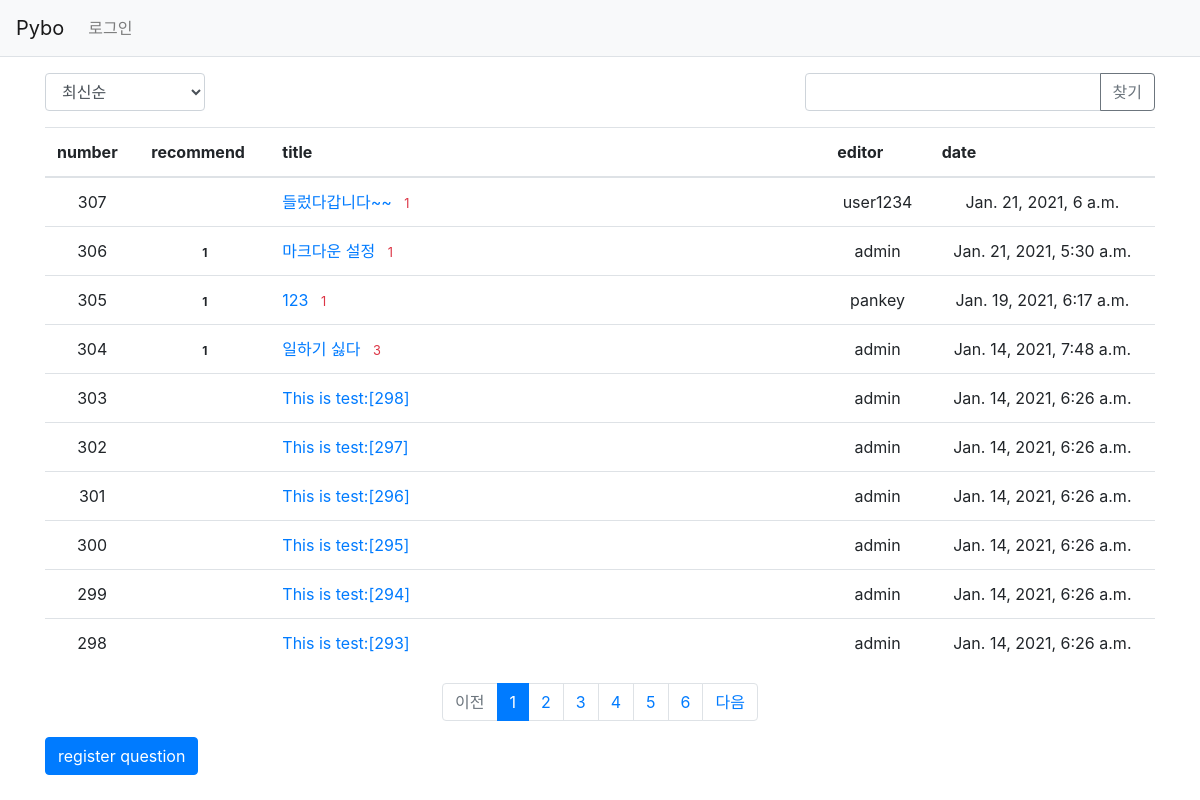
Screenshot of /pybo/ with the database file from the repository.
### pybo/models.py (models this page shows, shortened)
class Question(models.Model):
    author = models.ForeignKey(User, on_delete=models.CASCADE, related_name='author_question')
    subject = models.CharField(max_length=200)
    content = models.TextField()
    modify_date = models.DateTimeField(null=True, blank=True)
    create_date = models.DateTimeField()
    voter = models.ManyToManyField(User, related_name='voter_question')

### pybo/views/base_views.py (the view, shortened to what this page needs)
# urls.py: path('', base_views.index, name='index'),
def index(request):
    page = request.GET.get('page', '1')  # 페이지
    kw = request.GET.get('kw', '')
    so = request.GET.get('so', 'recent')
    if so == 'recommend':
        question_list = Question.objects.annotate(num_voter=Count('voter')).order_by('-num_voter', '-create_date')
    elif so == 'popular':
        question_list = Question.objects.annotate(num_answer=Count('answer')).order_by('-num_answer', '-create_date')
    else: # recent
        question_list = Question.objects.order_by('-create_date')
    paginator = Paginator(question_list, 10)  # 페이지당 10개씩 보여주기
    page_obj = paginator.get_page(page)
    context = {'question_list': page_obj, 'page': page, 'kw': kw, 'so': so}
    return render(request, 'pybo/question_list.html', context)

### pybo/templatetags/pybo_filter.py (called while the page is built)
@register.filter
def sub(value, arg):
    return value - arg

### templates/pybo/question_list.html (shortened to what this page needs)
{% extends 'base.html' %}
{% load pybo_filter %}
{% block content %}
<div class="container my-3">
	<div class="row justify-content-between my-3">
		<div class="col-2">
			<select class="form-control so">
				<option value="recent" {% if so == 'recent' %}selected{% endif %}>최신순</option>
			</select>
		</div>
		<div class="col-4 input-group">
			<input type="text" class="form-control kw" value="{{ kw|default_if_none:'' }}">
			<div class="input-group-append">
				<button class="btn btn-outline-secondary" type="button" id="btn_search">찾기</button>
			</div>
		</div>
	</div>
	<table class="table">
		<thead>
		<tr clsss="text-center thead-dark">
			<th>number</th>
			<th>recommend</th>
			<th style="width:50%">title</th>
			<th>editor</th>
			<th>date</th>
		</tr>
		</thead>
		<tbody>
		{% if question_list %}
		{% for question in question_list %}
		<tr class="text-center">
			<td>
				{{ question_list.paginator.count|sub:question_list.start_index|sub:forloop.counter0|add:1 }}
			</td>
			<td>
				{% if question.voter.all.count > 0 %}
				<span class="badge badge-warining px-2 py-1">{{ question.voter.all.count }}</span>
				{% endif %}
			</td>
			<td class="text-left">
				<a href="{% url 'pybo:detail' question.id %}">{{ question.subject }}</a>
				{% if question.answer_set.count > 0 %}
				<span class="text-danger small ml-2">{{ question.answer_set.count }}</span>
				{% endif %}
			</td>
			<td>{{ question.author.username }}</td>
			<td>{{ question.create_date }}</td>
		</tr>
		{% endfor %}
		{% else %}
		<tr>
			<td colspan="3"> Don't have question.</td>
		</tr>
		{% endif %}
		</tbody>
	</table>
	<ul class="pagination justify-content-center">
		{% if question_list.has_previous %}
		<li class="page-item">
			<a class="page-link" data-page="{{ question_list.previous_page_number }}">이전</a>
		</li>
		{% else %}
		<li class="page-item disabled">
			<a class="page-link" tabindex="-1" aria-disabled="true" href="#">이전</a>
		</li>
		{% endif %}
		{% for page_number in question_list.paginator.page_range %}
		{% if page_number >= question_list.number|add:-5 and page_number <= question_list.number|add:5 %}
			{% if page_number == question_list.number %}
			<li class="page-item active" aria-current="page">
				<a class="page-link" data-page="{{ page_number }}">{{ page_number }}</a>
			</li>
			{% else %}
			<li class="page-item">
				<a class="page-link" data-page="{{ page_number }}">{{ page_number }}</a>
			</li>
			{% endif %}
		{% endif %}
		{% endfor %}
		{% if question_list.has_next %}
		<li class="page-item">
			<a class="page-link" data-page="{{ question_list.next_page_number }}">다음</a>
		</li>
		{% else %}
		<li class="page-item disabled">
			<a class="page-link" tableindex="-1" aria-disabled="true" href="#">다음</a>
		</li>
		{% endif %}
	</ul>
	<a href="{% url 'pybo:question_create' %}" class="btn btn-primary">register question</a>
</div>
{% endblock %}

### templates/base.html (shortened to what this page needs)
{% load static %}
<!doctype html>
<html lang="ko">
<head>
	<link rel="stylesheet" type="text/css" href="{% static 'bootstrap.min.css' %}">
	<link rel="stylesheet" type="text/css" href="{% static 'style.css' %}">
</head>
<body>
{% include "navbar.html" %}
{% block content %}
{% endblock %}
</body>
</html>

### templates/navbar.html (shortened to what this page needs)
<nav class="navbar navbar-expand-lg navbar-light bg-light border-bottom">
	<a class="navbar-brand" href="{% url 'pybo:index' %}">Pybo</a>
	<div class="collapse navbar-collapse flex-grow-0" id="navbarNav">
		<ul class="navbar-nav">
			<li class="nav-item">
				{% if user.is_authenticated %}
				<a class="nav-link" href="{% url 'common:logout' %}">{{ user.username }} (로그아웃)</a>
				{% else %}
				<a class="nav-link" href="{% url 'common:login' %}">로그인</a>
				{% endif %}
			</li>
		</ul>
	</div>
</nav>

### rows the page displays
Question: paginator.count|sub "307", subject "들렀다갑니다~~", answer_set.count "1", author.username "user1234", create_date "Jan. 21, 2021, 6 a.m."
Question: paginator.count|sub "306", voter.all.count "1", subject "마크다운 설정", answer_set.count "1", author.username "admin", create_date "Jan. 21, 2021, 5:30 a.m."
Question: paginator.count|sub "305", voter.all.count "1", subject "123", answer_set.count "1", author.username "pankey", create_date "Jan. 19, 2021, 6:17 a.m."
Question: paginator.count|sub "304", voter.all.count "1", subject "일하기 싫다", answer_set.count "3", author.username "admin", create_date "Jan. 14, 2021, 7:48 a.m."
Question: paginator.count|sub "303", subject "This is test:[298]", author.username "admin", create_date "Jan. 14, 2021, 6:26 a.m."
Question: paginator.count|sub "302", subject "This is test:[297]", author.username "admin", create_date "Jan. 14, 2021, 6:26 a.m."
Question: paginator.count|sub "301", subject "This is test:[296]", author.username "admin", create_date "Jan. 14, 2021, 6:26 a.m."
Question: paginator.count|sub "300", subject "This is test:[295]", author.username "admin", create_date "Jan. 14, 2021, 6:26 a.m."
Question: paginator.count|sub "299", subject "This is test:[294]", author.username "admin", create_date "Jan. 14, 2021, 6:26 a.m."
Question: paginator.count|sub "298", subject "This is test:[293]", author.username "admin", create_date "Jan. 14, 2021, 6:26 a.m."

### other values shown
{{ page_number }} "1"
{{ page_number }} "2" "3" "4" "5" "6"
